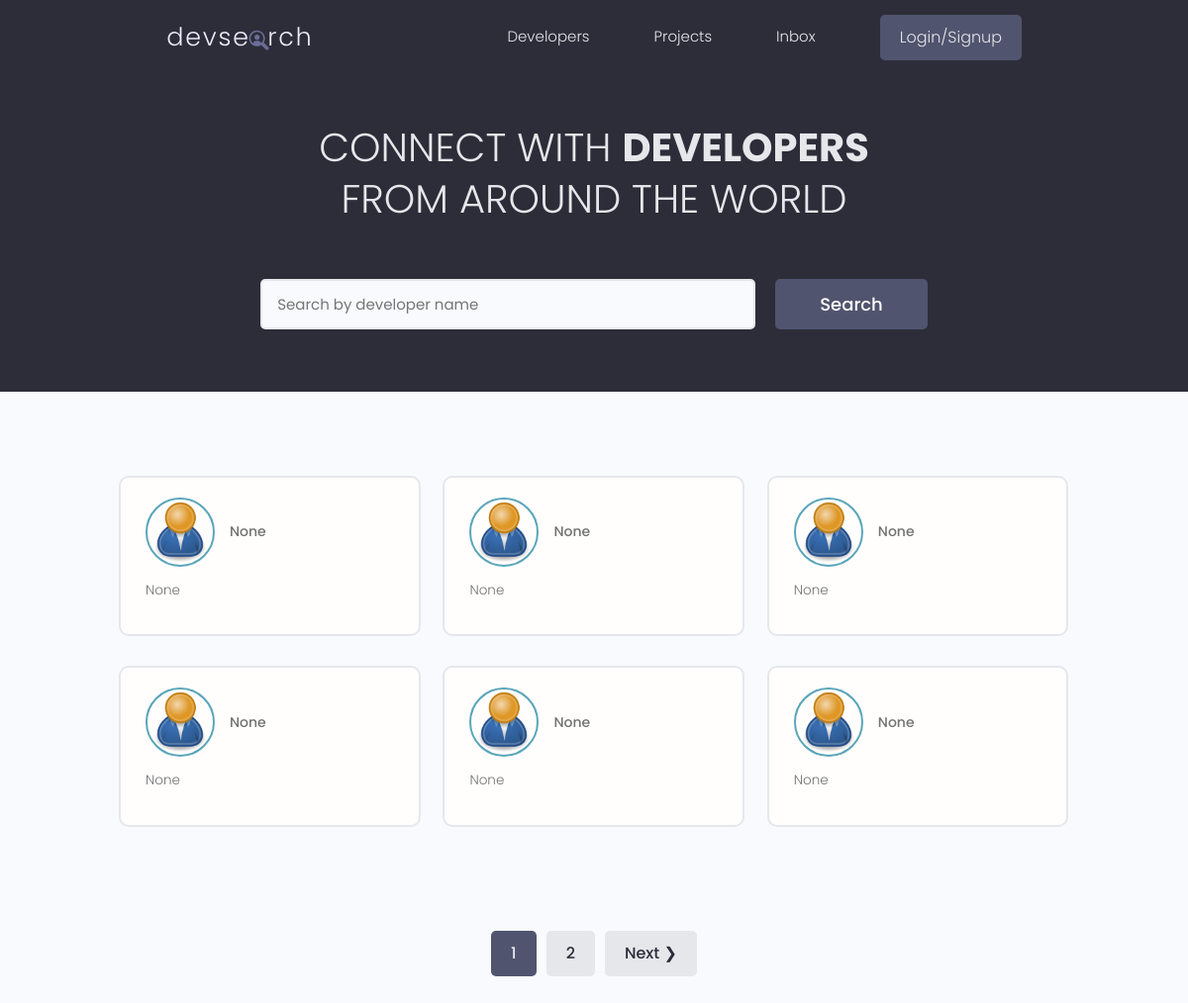
The page / on the database its author committed.
### users/models.py (models this page shows, shortened)
class Profile(models.Model):
    user = models.OneToOneField(
        User, on_delete=models.CASCADE, null=True, blank=True)
    name = models.CharField(max_length=200)
    email = models.EmailField(max_length=2000, null=True, blank=True)
    username = models.CharField(max_length=200, null=True, blank=True)
    headline = models.TextField(null=True, blank=True)
    bio = models.TextField(null=True, blank=True)
    location = models.CharField(max_length=200, null=True, blank=True)
    profile_img = models.ImageField(
        null=True, blank=True, upload_to='static/userprofile', default="static/userprofile/user-default.png")
    social_github = models.CharField(max_length=200, null=True, blank=True)
    social_twitter = models.CharField(max_length=200, null=True, blank=True)
    social_linkedin = models.CharField(max_length=200, null=True, blank=True)
    social_youtube = models.CharField(max_length=200, null=True, blank=True)
    social_website = models.CharField(max_length=200, null=True, blank=True)
    created = models.DateField(auto_now_add=True)
    id = models.UUIDField(default=uuid4, primary_key=True,unique=True,editable=False)

### users/views.py (the view)
# urls.py: path("", include('users.urls')),
def users(request):
    profiles, search_query = searchProfiles(request)
    custom_range, profiles = paginateProfiles(request, profiles, 6)
    context = {'profiles': profiles, 'search_query': search_query,
               'custom_range': custom_range}
    return render(request, "profiles.html", context)

### users/utils.py (called while the page is built)
def paginateProfiles(request, profiles, results):
    page = request.GET.get('page')
    paginator = Paginator(profiles, results)
    try:
        profiles = paginator.page(page)
    except PageNotAnInteger:
        page = 1
        profiles = paginator.page(page)
    except EmptyPage:
        page = paginator.num_pages
        profiles = paginator.page(page)
    leftIndex = (int(page) - 4)
    if leftIndex < 1:
        leftIndex = 1
    rightIndex = (int(page) + 5)
    if rightIndex > paginator.num_pages:
        rightIndex = paginator.num_pages + 1
    custom_range = range(leftIndex, rightIndex)
    return custom_range, profiles

def searchProfiles(request):
    search_query = ''
    if request.GET.get("search_query"):
        search_query = request.GET.get("search_query")
    skills = Skill.objects.filter(name__icontains=search_query)
    profiles = Profile.objects.filter(
        Q(name__icontains=search_query) |
        Q(headline__icontains=search_query) |
        Q(skill__in=skills)
    ).order_by(Lower('name'), Lower('headline')).distinct()
    return profiles,search_query

### users/templates/profiles.html (shortened to what this page needs)
{% extends "main.html" %}
{% block content %}
<main class="home">
    <section class="hero-section text-center">
        <div class="container container--narrow">
            <div class="hero-section__box">
                <h2>CONNECT WITH <span>DEVELOPERS</span></h2>
                <h2>FROM AROUND THE WORLD</h2>
            </div>
            <div class="hero-section__search">
                <form id="searchForm" class="form" action="" method="get">
                    <div class="form__field">
                        <input class="input input--text" id="formInput#search" type="text" value="{{search_query}}"
                            name="search_query" placeholder="Search by developer name" />
                    </div>
                    <input class="btn btn--sub btn--lg" type="submit" value="Search" />
                </form>
            </div>
        </div>
    </section>
    <section class="devlist">
        <div class="container">
            <div class="grid grid--three">
                {% for user in profiles %}
                <div class="column card">
                    <div class="dev">
                        <a href="{% url 'user-profile' user.id %}" class="card__body">
                            <div class="dev__profile">
                                <img class="avatar avatar--md" src="{{user.profile_img}}" alt="image" />
                                <div class="dev__meta">
                                    <h5>{{user.headline}}</h5>
                                </div>
                            </div>
                            <p class="dev__info">
                                {{user.bio|slice:"150"}}
                            </p>
                        </a>
                    </div>
                </div>
                {% endfor %}
            </div>
        </div>
    </section>
    {% include 'pagination.html' with queryset=profiles custom_range=custom_range %}
</main>
{% endblock content %}

### templates/main.html (shortened to what this page needs)
<html>
{% load static %}
<head>
    <link rel="stylesheet" href="https://cdn.iconmonstr.com/1.3.0/css/iconmonstr-iconic-font.min.css" />
    <link rel="stylesheet" href="{% static 'uikit/styles/uikit.css' %} " />
    <link rel="stylesheet" href="{% static 'styles/app.css' %}" />
</head>
<body class="">
    {% include "navbar.html" %}
    {% block content %}
    {% endblock content %}
</body>
</html>

### templates/navbar.html (shortened to what this page needs)
<header class="header">
    <div class="container container--narrow">
        {% load static %}
        <a href="/" class="header__logo">
            <img src="{% static 'images/logo.svg' %}" alt="DevSearch Logo" />
        </a>
        <nav class="header__nav">
            <ul class="header__menu">
                <li class="header__menuItem"><a href="/">Developers</a></li>
                <li class="header__menuItem"><a href="/projects">Projects</a></li>
                <li class="header__menuItem"><a href="{% url 'user-inbox' %}">Inbox</a></li>
                {% if request.user.is_authenticated %}
                <li class="header__menuItem"><a href="{% url 'logout' %}" class="btn btn--sub">Logout</a></li>
                {% else %}
                <li class="header__menuItem"><a href="{% url 'login' %}" class="btn btn--sub">Login/Signup</a></li>
                {% endif %}
            </ul>
        </nav>
    </div>
</header>

### templates/pagination.html (shortened to what this page needs)
{% if queryset.has_other_pages %}
<div class="pagination">
    <ul class="container">
        {% for page in custom_range %}
        {% if page == queryset.number%}
        <li><a href="?page={{page}}" class="btn page-link btn--sub" data-page="{{page}}">{{page}}</a></li>
        {% else %}
        <li><a href="?page={{page}}" class="btn page-link" data-page="{{page}}">{{page}}</a></li>
        {% endif %}
        {% endfor %}
        {% if queryset.has_next %}
        <li><a href="?page={{queryset.next_page_number}}" class="btn page-link"
                data-page="{{queryset.next_page_number}}">Next &#10095;</a></li>
        {% endif %}
    </ul>
</div>
{% endif %}

### static/styles/app.css (style rules this page uses)
:root { --color-sub: #2d2d39; }
.btn--sub { background-color: var(--color-sub-light); }
.card { border: 2px solid var(--color-light); }
img { width: 100%; }
.header { position: sticky; z-index: 111; background-color: var(--color-sub); padding: 1.5rem 0; }
.header>.container { display: flex; justify-content: space-between; align-items: center; }
.header__logo>img { height: 3.8rem; }
.header__nav>ul { display: inline-flex; align-items: center; list-style: none; gap: 6.5rem; }
.header__menuItem>a { color: var(--color-light); font-weight: 300; }
.hero-section { height: 40vh; display: flex; align-items: center; background-color: var(--color-sub); }
.hero-section__box { margin-bottom: 4rem; }
.hero-section__box>h2, .hero-section__box>h2>span { font-size: 4rem; color: var(--color-light); line-height: 1.3; text-transform: uppercase; }
.hero-section__box>h2 { font-weight: 300; }
.hero-section__box>h2>span { font-weight: 700; }
.hero-section__search>.form { display: flex; align-items: center; justify-content: center; gap: 2rem; }
.hero-section__search>.form input.input--text { width: 50rem; }
.devlist { margin-top: 8rem; }
.devlist .grid { align-items: stretch; }
.devlist .dev .dev__profile { display: flex; align-items: center; gap: 1.5rem; }
.devlist .dev .dev__meta h5 { color: var(--color-text); font-size: 1.4rem; font-weight: 500; }
.devlist .dev .dev__info { margin: 1.5rem 0; font-size: 1.35rem; line-height: 1.4; text-align: justify; }
.pagination { margin-top: 8rem; margin-bottom: 10rem; }
.pagination>ul { flex-wrap: wrap; list-style: none; display: flex; align-items: center; justify-content: center; gap: 1rem; }
.pagination .btn { color: var(--color-sub); }
.pagination .btn.btn--sub { color: var(--color-light); }

### static/uikit/styles/modules/_variables.css (style rules this page uses)
:root { --color-main: #5aa5b9; --color-main-light: #e6faff; --color-sub: #3f4156; --color-sub-light: #51546e; --color-sub-lighter: #ededfd; --color-text: #737373; --color-gray: #8b8b8b; --color-light: #e5e7eb; --color-light-gray: #767676; --color-bg: #f8fafd; --color-white: #fffefd; --color-white-light: #f3f3f3; --color-success: #359e64; --color-success-bg: #def8e8; --color-error: #fc4b0b; --color-error-bg: #fff2ee; --font-base: 'Poppins', arial, helvetica, 'Segoe UI', roboto, ubuntu, sans-serif; --font-monospace: 'Fira Code', 'Courier New', courier, monospace; --font-regular: 300; --font-medium: 500; --font-bold: 700; --generic-shadow: 1px 1px 5px #00000010; --generic-transition: all 0.3s ease-in-out; }

### static/uikit/styles/modules/_base.css (style rules this page uses)
* { margin: 0; padding: 0; box-sizing: border-box; text-rendering: optimizeLegibility; color: inherit; font-size: inherit; }
html { font-size: 50%; }
@media only screen and (min-width: 480px) { html { font-size: 56.25%; } }
@media only screen and (min-width: 1200px) { html { font-size: 62.5%; } }
body { line-height: 1.6; font-weight: 400; font-size: 1.5rem; color: var(--color-text); background-color: var(--color-bg); min-height: 100vh; }

### static/uikit/styles/modules/_typography.css (style rules this page uses)
* { font-family: var(--font-base); }
h2 { font-size: 3.6rem; font-weight: var(--font-bold); }
h5 { font-size: 2.4rem; font-weight: var(--font-medium); }
h5, h6 { font-weight: var(--font-regular); }
p, span, strong { font-size: 1.6rem; color: var(--color-text); font-weight: var(--font-regular); }
a { padding-bottom: 2px; text-decoration: none; display: inline-block; color: var(--color-main); font-weight: var(--font-medium); }

### static/uikit/styles/modules/_utilities.css (style rules this page uses)
.container { width: 92%; max-width: 165rem; margin: 0 auto; box-sizing: border-box; }
.container--narrow { width: 92%; max-width: 120rem; }
@media screen and (min-width: 1000px) { .container { width: 90%; } }
@media screen and (min-width: 1000px) { .container--narrow { width: 85%; } }
@media screen and (min-width: 1200px) { .container { width: 80%; } }
@media screen and (min-width: 1200px) { .container--narrow { width: 72%; } }
.text-center { text-align: center; }

### static/uikit/styles/modules/_avatar.css (style rules this page uses)
.avatar { border-radius: 50%; border: 2px solid var(--color-main); object-fit: cover; }
.avatar--md { height: 7rem; width: 7rem; }

### static/uikit/styles/modules/_card.css (style rules this page uses)
.card { border-radius: 1rem; background-color: var(--color-white); border: 1.5px solid var(--color-light); width: auto; height: auto; margin-top: 0.5rem; margin-bottom: 0.5rem; overflow: hidden; }
.card__body, .card__header { padding: 2rem 2.5rem; }

### rows shown on the page
Profile: profile_img (placeholder picture), headline "None", bio "None"
Profile: profile_img (placeholder picture), headline "None", bio "None"
Profile: profile_img (placeholder picture), headline "None", bio "None"
Profile: profile_img (placeholder picture), headline "None", bio "None"
Profile: profile_img (placeholder picture), headline "None", bio "None"
Profile: profile_img (placeholder picture), headline "None", bio "None"

### other values the page prints
{{ page }} "1"
{{ page }} "2"
